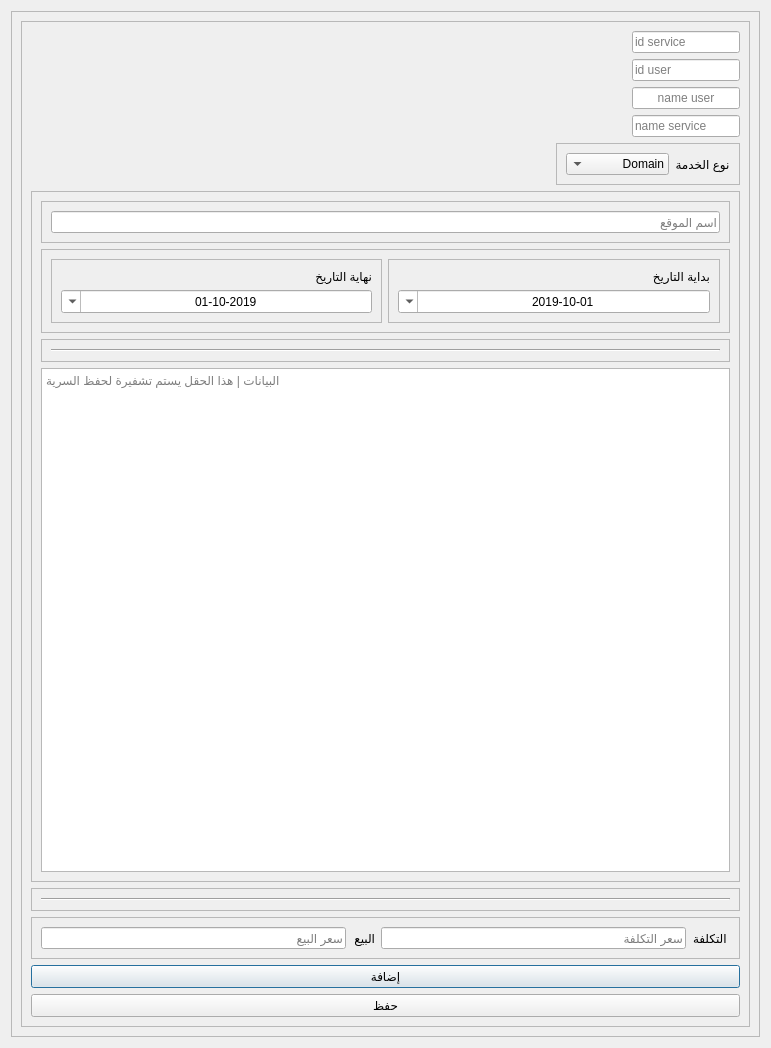
<?xml version="1.0" encoding="UTF-8"?>
<ui version="4.0">
 <class>Dialog</class>
 <widget class="QDialog" name="Dialog">
  <property name="geometry">
   <rect>
    <x>0</x>
    <y>0</y>
    <width>771</width>
    <height>1048</height>
   </rect>
  </property>
  <property name="windowTitle">
   <string>Dialog</string>
  </property>
  <property name="layoutDirection">
   <enum>Qt::RightToLeft</enum>
  </property>
  <layout class="QVBoxLayout" name="verticalLayout">
   <item>
    <widget class="QScrollArea" name="scrollArea">
     <property name="widgetResizable">
      <bool>true</bool>
     </property>
     <widget class="QWidget" name="scrollAreaWidgetContents">
      <property name="geometry">
       <rect>
        <x>0</x>
        <y>0</y>
        <width>747</width>
        <height>1024</height>
       </rect>
      </property>
      <layout class="QVBoxLayout" name="verticalLayout_3">
       <item>
        <widget class="QFrame" name="frame">
         <property name="frameShape">
          <enum>QFrame::StyledPanel</enum>
         </property>
         <property name="frameShadow">
          <enum>QFrame::Raised</enum>
         </property>
         <layout class="QVBoxLayout" name="verticalLayout_5">
          <item>
           <widget class="QLineEdit" name="Domain_lineEdit">
            <property name="sizePolicy">
             <sizepolicy hsizetype="Fixed" vsizetype="Fixed">
              <horstretch>0</horstretch>
              <verstretch>0</verstretch>
             </sizepolicy>
            </property>
            <property name="readOnly">
             <bool>true</bool>
            </property>
            <property name="placeholderText">
             <string>id service</string>
            </property>
           </widget>
          </item>
          <item>
           <widget class="QLineEdit" name="Domain_lineEdit_7">
            <property name="sizePolicy">
             <sizepolicy hsizetype="Fixed" vsizetype="Fixed">
              <horstretch>0</horstretch>
              <verstretch>0</verstretch>
             </sizepolicy>
            </property>
            <property name="readOnly">
             <bool>true</bool>
            </property>
            <property name="placeholderText">
             <string>id user</string>
            </property>
           </widget>
          </item>
          <item>
           <widget class="QLineEdit" name="Domain_lineEdit_8">
            <property name="sizePolicy">
             <sizepolicy hsizetype="Fixed" vsizetype="Fixed">
              <horstretch>0</horstretch>
              <verstretch>0</verstretch>
             </sizepolicy>
            </property>
            <property name="alignment">
             <set>Qt::AlignCenter</set>
            </property>
            <property name="readOnly">
             <bool>true</bool>
            </property>
            <property name="placeholderText">
             <string>name user</string>
            </property>
           </widget>
          </item>
          <item>
           <widget class="QLineEdit" name="Domain_lineEdit_9">
            <property name="sizePolicy">
             <sizepolicy hsizetype="Fixed" vsizetype="Fixed">
              <horstretch>0</horstretch>
              <verstretch>0</verstretch>
             </sizepolicy>
            </property>
            <property name="readOnly">
             <bool>true</bool>
            </property>
            <property name="placeholderText">
             <string>name service</string>
            </property>
           </widget>
          </item>
          <item alignment="Qt::AlignLeft">
           <widget class="QFrame" name="frame_2">
            <property name="frameShape">
             <enum>QFrame::StyledPanel</enum>
            </property>
            <property name="frameShadow">
             <enum>QFrame::Raised</enum>
            </property>
            <layout class="QHBoxLayout" name="horizontalLayout_3">
             <item>
              <widget class="QLabel" name="label_5">
               <property name="sizePolicy">
                <sizepolicy hsizetype="Fixed" vsizetype="Preferred">
                 <horstretch>0</horstretch>
                 <verstretch>0</verstretch>
                </sizepolicy>
               </property>
               <property name="text">
                <string>نوع الخدمة</string>
               </property>
               <property name="alignment">
                <set>Qt::AlignCenter</set>
               </property>
              </widget>
             </item>
             <item>
              <widget class="QComboBox" name="customer_comboBox">
               <property name="sizePolicy">
                <sizepolicy hsizetype="Fixed" vsizetype="Fixed">
                 <horstretch>0</horstretch>
                 <verstretch>0</verstretch>
                </sizepolicy>
               </property>
               <item>
                <property name="text">
                 <string>Domain</string>
                </property>
               </item>
               <item>
                <property name="text">
                 <string>WebHosting</string>
                </property>
               </item>
               <item>
                <property name="text">
                 <string>mobaileApps</string>
                </property>
               </item>
               <item>
                <property name="text">
                 <string>WebApps</string>
                </property>
               </item>
               <item>
                <property name="text">
                 <string>DesktopApps</string>
                </property>
               </item>
              </widget>
             </item>
            </layout>
           </widget>
          </item>
          <item>
           <widget class="QFrame" name="frame_5">
            <property name="frameShape">
             <enum>QFrame::StyledPanel</enum>
            </property>
            <property name="frameShadow">
             <enum>QFrame::Raised</enum>
            </property>
            <layout class="QVBoxLayout" name="verticalLayout_6">
             <item>
              <widget class="QFrame" name="frame_6">
               <property name="frameShape">
                <enum>QFrame::StyledPanel</enum>
               </property>
               <property name="frameShadow">
                <enum>QFrame::Raised</enum>
               </property>
               <layout class="QHBoxLayout" name="horizontalLayout">
                <item>
                 <widget class="QLineEdit" name="Domain_lineEdit_2">
                  <property name="sizePolicy">
                   <sizepolicy hsizetype="Expanding" vsizetype="Fixed">
                    <horstretch>0</horstretch>
                    <verstretch>0</verstretch>
                   </sizepolicy>
                  </property>
                  <property name="maxLength">
                   <number>50</number>
                  </property>
                  <property name="placeholderText">
                   <string>اسم الموقع</string>
                  </property>
                 </widget>
                </item>
               </layout>
              </widget>
             </item>
             <item>
              <widget class="QFrame" name="frame_7">
               <property name="frameShape">
                <enum>QFrame::StyledPanel</enum>
               </property>
               <property name="frameShadow">
                <enum>QFrame::Raised</enum>
               </property>
               <layout class="QHBoxLayout" name="horizontalLayout_2">
                <item>
                 <widget class="QFrame" name="frame_8">
                  <property name="frameShape">
                   <enum>QFrame::StyledPanel</enum>
                  </property>
                  <property name="frameShadow">
                   <enum>QFrame::Raised</enum>
                  </property>
                  <layout class="QVBoxLayout" name="verticalLayout_8">
                   <item>
                    <widget class="QLabel" name="label">
                     <property name="text">
                      <string>بداية التاريخ</string>
                     </property>
                    </widget>
                   </item>
                   <item>
                    <widget class="QDateEdit" name="Domain_dateEdit_4">
                     <property name="toolTip">
                      <string>start date</string>
                     </property>
                     <property name="layoutDirection">
                      <enum>Qt::RightToLeft</enum>
                     </property>
                     <property name="wrapping">
                      <bool>false</bool>
                     </property>
                     <property name="frame">
                      <bool>true</bool>
                     </property>
                     <property name="alignment">
                      <set>Qt::AlignCenter</set>
                     </property>
                     <property name="keyboardTracking">
                      <bool>true</bool>
                     </property>
                     <property name="dateTime">
                      <datetime>
                       <hour>0</hour>
                       <minute>0</minute>
                       <second>0</second>
                       <year>2019</year>
                       <month>10</month>
                       <day>1</day>
                      </datetime>
                     </property>
                     <property name="currentSection">
                      <enum>QDateTimeEdit::YearSection</enum>
                     </property>
                     <property name="displayFormat">
                      <string>dd-MM-yyyy</string>
                     </property>
                     <property name="calendarPopup">
                      <bool>true</bool>
                     </property>
                    </widget>
                   </item>
                  </layout>
                 </widget>
                </item>
                <item>
                 <widget class="QFrame" name="frame_9">
                  <property name="frameShape">
                   <enum>QFrame::StyledPanel</enum>
                  </property>
                  <property name="frameShadow">
                   <enum>QFrame::Raised</enum>
                  </property>
                  <layout class="QVBoxLayout" name="verticalLayout_9">
                   <item>
                    <widget class="QLabel" name="label_2">
                     <property name="text">
                      <string>نهاية التاريخ</string>
                     </property>
                    </widget>
                   </item>
                   <item>
                    <widget class="QDateEdit" name="Domain_dateEdit_5">
                     <property name="toolTip">
                      <string>end date</string>
                     </property>
                     <property name="frame">
                      <bool>true</bool>
                     </property>
                     <property name="alignment">
                      <set>Qt::AlignCenter</set>
                     </property>
                     <property name="buttonSymbols">
                      <enum>QAbstractSpinBox::UpDownArrows</enum>
                     </property>
                     <property name="accelerated">
                      <bool>false</bool>
                     </property>
                     <property name="correctionMode">
                      <enum>QAbstractSpinBox::CorrectToPreviousValue</enum>
                     </property>
                     <property name="dateTime">
                      <datetime>
                       <hour>0</hour>
                       <minute>0</minute>
                       <second>0</second>
                       <year>2019</year>
                       <month>10</month>
                       <day>1</day>
                      </datetime>
                     </property>
                     <property name="currentSection">
                      <enum>QDateTimeEdit::YearSection</enum>
                     </property>
                     <property name="displayFormat">
                      <string>dd-MM-yyyy</string>
                     </property>
                     <property name="calendarPopup">
                      <bool>true</bool>
                     </property>
                    </widget>
                   </item>
                  </layout>
                 </widget>
                </item>
               </layout>
              </widget>
             </item>
             <item>
              <widget class="QFrame" name="frame_10">
               <property name="frameShape">
                <enum>QFrame::StyledPanel</enum>
               </property>
               <property name="frameShadow">
                <enum>QFrame::Raised</enum>
               </property>
               <layout class="QVBoxLayout" name="verticalLayout_32">
                <item>
                 <widget class="Line" name="line_2">
                  <property name="orientation">
                   <enum>Qt::Horizontal</enum>
                  </property>
                 </widget>
                </item>
               </layout>
              </widget>
             </item>
             <item>
              <widget class="QTextEdit" name="Domain_textEdit">
               <property name="documentTitle">
                <string/>
               </property>
               <property name="overwriteMode">
                <bool>false</bool>
               </property>
               <property name="textInteractionFlags">
                <set>Qt::TextEditorInteraction</set>
               </property>
               <property name="placeholderText">
                <string>البيانات | هذا الحقل يستم تشفيرة لحفظ السرية</string>
               </property>
              </widget>
             </item>
            </layout>
           </widget>
          </item>
          <item>
           <widget class="QFrame" name="frame_49">
            <property name="frameShape">
             <enum>QFrame::StyledPanel</enum>
            </property>
            <property name="frameShadow">
             <enum>QFrame::Raised</enum>
            </property>
            <layout class="QVBoxLayout" name="verticalLayout_34">
             <item>
              <widget class="Line" name="line_3">
               <property name="orientation">
                <enum>Qt::Horizontal</enum>
               </property>
              </widget>
             </item>
            </layout>
           </widget>
          </item>
          <item>
           <widget class="QFrame" name="frame_50">
            <property name="frameShape">
             <enum>QFrame::StyledPanel</enum>
            </property>
            <property name="frameShadow">
             <enum>QFrame::Raised</enum>
            </property>
            <layout class="QHBoxLayout" name="horizontalLayout_24">
             <item>
              <widget class="QLabel" name="label_3">
               <property name="text">
                <string> التكلفة</string>
               </property>
              </widget>
             </item>
             <item>
              <widget class="QLineEdit" name="Domain_lineEdit_23">
               <property name="placeholderText">
                <string>سعر التكلفة</string>
               </property>
              </widget>
             </item>
             <item>
              <widget class="QLabel" name="label_4">
               <property name="text">
                <string>البيع</string>
               </property>
              </widget>
             </item>
             <item>
              <widget class="QLineEdit" name="Domain_lineEdit_24">
               <property name="placeholderText">
                <string>سعر البيع</string>
               </property>
              </widget>
             </item>
            </layout>
           </widget>
          </item>
          <item>
           <widget class="QPushButton" name="Domain_pushButton">
            <property name="text">
             <string>إضافة</string>
            </property>
           </widget>
          </item>
          <item>
           <widget class="QPushButton" name="Domain_pushButton_Edite">
            <property name="text">
             <string>حفظ</string>
            </property>
           </widget>
          </item>
         </layout>
        </widget>
       </item>
      </layout>
     </widget>
    </widget>
   </item>
  </layout>
 </widget>
 <resources/>
 <connections/>
</ui>
